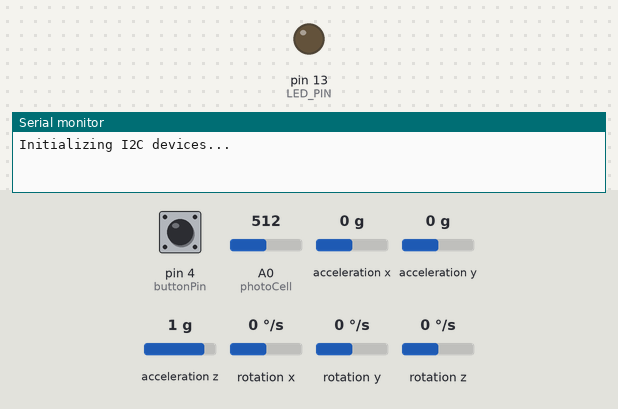
A sketch run on a simulated Arduino Uno, built with avr-gcc and run on an emulated ATmega328P. Shown: output pins drawn as LEDs (lit = HIGH), the last lines printed to the serial monitor. The test bench sets the inputs (shaded band); at power-on: A0 (photoCell) = 512, pin 4 (buttonPin) LOW, acceleration x 0 g, acceleration y 0 g, acceleration z 1 g, rotation x 0 °/s, rotation y 0 °/s, rotation z 0 °/s. The sensor or clock chip raises its interrupt line as the real part does.

Above: at 0.1 s.
At 0.53 s:
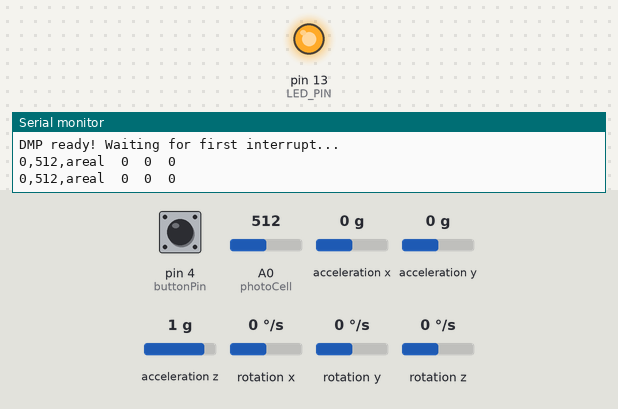
At 4.7 s:
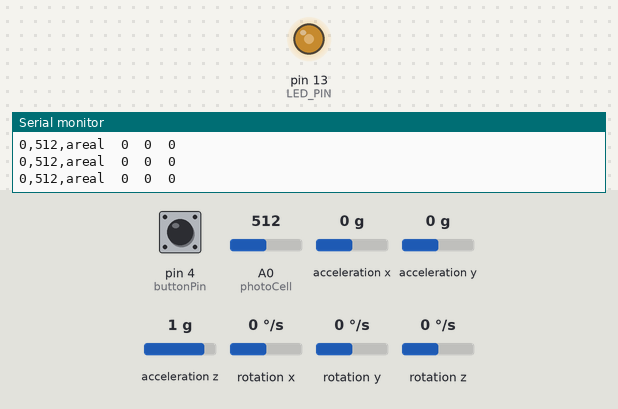
4.8 s: A0 (photoCell) set to 104
7.8 s: A0 (photoCell) set to 93
Timing chart, 0 to 10.8 s (numbered marks = the images above; inputs shaded):
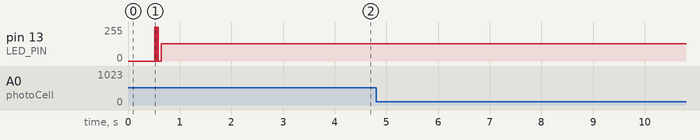

The sketch:

loveLauncher.ino
```cpp
// MPU, Ultrasonic, Trigger

//Trigger

const int buttonPin = 4;     // the number of the pushbutton pin
//const int ledPin =  13;      // the number of the LED pin

// variables will change:
int buttonState = 0;

//Photo cell Sensor
const int photoCell = A0;
int pcVal;


//For inraredPin sensor
//const int infraredPin = 5;
//int infrVal;


// I2Cdev and MPU6050 must be installed as libraries, or else the .cpp/.h files
// for both classes must be in the include path of your project
#include "I2Cdev.h"

#include "MPU6050_6Axis_MotionApps20.h"
//#include "MPU6050.h" // not necessary if using MotionApps include file

// Arduino Wire library is required if I2Cdev I2CDEV_ARDUINO_WIRE implementation
// is used in I2Cdev.h
#if I2CDEV_IMPLEMENTATION == I2CDEV_ARDUINO_WIRE
    #include "Wire.h"
#endif

// class default I2C address is 0x68
// specific I2C addresses may be passed as a parameter here
// AD0 low = 0x68 (default for SparkFun breakout and InvenSense evaluation board)
// AD0 high = 0x69
MPU6050 mpu;
//MPU6050 mpu(0x69); // <-- use for AD0 high


// uncomment "OUTPUT_READABLE_QUATERNION" if you want to see the actual
// quaternion components in a [w, x, y, z] format (not best for parsing
// on a remote host such as Processing or something though)
//#define OUTPUT_READABLE_QUATERNION

// uncomment "OUTPUT_READABLE_EULER" if you want to see Euler angles
// (in degrees) calculated from the quaternions coming from the FIFO.
// Note that Euler angles suffer from gimbal lock (for more info, see
// http://en.wikipedia.org/wiki/Gimbal_lock)
//#define OUTPUT_READABLE_EULER

// uncomment "OUTPUT_READABLE_YAWPITCHROLL" if you want to see the yaw/
// pitch/roll angles (in degrees) calculated from the quaternions coming
// from the FIFO. Note this also requires gravity vector calculations.
// Also note that yaw/pitch/roll angles suffer from gimbal lock (for
// more info, see: http://en.wikipedia.org/wiki/Gimbal_lock)
//#define OUTPUT_READABLE_YAWPITCHROLL

// uncomment "OUTPUT_READABLE_REALACCEL" if you want to see acceleration
// components with gravity removed. This acceleration reference frame is
// not compensated for orientation, so +X is always +X according to the
// sensor, just without the effects of gravity. If you want acceleration
// compensated for orientation, us OUTPUT_READABLE_WORLDACCEL instead.
#define OUTPUT_READABLE_REALACCEL

// uncomment "OUTPUT_READABLE_WORLDACCEL" if you want to see acceleration
// components with gravity removed and adjusted for the world frame of
// reference (yaw is relative to initial orientation, since no magnetometer
// is present in this case). Could be quite handy in some cases.
//#define OUTPUT_READABLE_WORLDACCEL

// uncomment "OUTPUT_TEAPOT" if you want output that matches the
// format used for the InvenSense teapot demo
//#define OUTPUT_TEAPOT


#define INTERRUPT_PIN 7  // use pin 2 on Arduino Uno & most boards  //pin 7on leonardo
#define LED_PIN 13 // (Arduino is 13, Teensy is 11, Teensy++ is 6)
bool blinkState = false;

// MPU control/status vars
bool dmpReady = false;  // set true if DMP init was successful
uint8_t mpuIntStatus;   // holds actual interrupt status byte from MPU
uint8_t devStatus;      // return status after each device operation (0 = success, !0 = error)
uint16_t packetSize;    // expected DMP packet size (default is 42 bytes)
uint16_t fifoCount;     // count of all bytes currently in FIFO
uint8_t fifoBuffer[64]; // FIFO storage buffer

// orientation/motion vars
Quaternion q;           // [w, x, y, z]         quaternion container
VectorInt16 aa;         // [x, y, z]            accel sensor measurements
VectorInt16 aaReal;     // [x, y, z]            gravity-free accel sensor measurements
VectorInt16 aaWorld;    // [x, y, z]            world-frame accel sensor measurements
VectorFloat gravity;    // [x, y, z]            gravity vector
float euler[3];         // [psi, theta, phi]    Euler angle container
float ypr[3];           // [yaw, pitch, roll]   yaw/pitch/roll container and gravity vector

// packet structure for InvenSense teapot demo
uint8_t teapotPacket[14] = { '$', 0x02, 0,0, 0,0, 0,0, 0,0, 0x00, 0x00, '\r', '\n' };


// ================================================================
// ===               INTERRUPT DETECTION ROUTINE                ===
// ================================================================

volatile bool mpuInterrupt = false;     // indicates whether MPU interrupt pin has gone high
void dmpDataReady() {
    mpuInterrupt = true;
}


// ================================================================
// ===                      INITIAL SETUP                       ===
// ================================================================

void setup() {

//uncomment for photo Cell
pinMode(photoCell, INPUT);


// uncomment for Infrared sensor
// pinMode(infraredPin, INPUT);


//Trigger

//  pinMode(ledPin, OUTPUT);
  pinMode(buttonPin, INPUT);


  //mpu-----------------------
    // join I2C bus (I2Cdev library doesn't do this automatically)
    #if I2CDEV_IMPLEMENTATION == I2CDEV_ARDUINO_WIRE
        Wire.begin();
        Wire.setClock(400000); // 400kHz I2C clock. Comment this line if having compilation difficulties
    #elif I2CDEV_IMPLEMENTATION == I2CDEV_BUILTIN_FASTWIRE
        Fastwire::setup(400, true);
    #endif

    // initialize serial communication
    // (115200 chosen because it is required for Teapot Demo output, but it's

    // really up to you depending on your project)
    Serial.begin(115200);
    while (!Serial); // wait for Leonardo enumeration, others continue immediately

    // NOTE: 8MHz or slower host processors, like the Teensy @ 3.3V or Arduino
    // Pro Mini running at 3.3V, cannot handle this baud rate reliably due to
    // the baud timing being too misaligned with processor ticks. You must use
    // 38400 or slower in these cases, or use some kind of external separate
    // crystal solution for the UART timer.

    // initialize device
    Serial.println(F("Initializing I2C devices..."));
    mpu.initialize();
    pinMode(INTERRUPT_PIN, INPUT);

    // verify connection
//    Serial.println(F("Testing device connections..."));
//    Serial.println(mpu.testConnection() ? F("MPU6050 connection successful") : F("MPU6050 connection failed"));

    // wait for ready
//    Serial.println(F("\nSend any character to begin DMP programming and demo: "));
//    while (Serial.available() && Serial.read()); // empty buffer
//    while (!Serial.available());                 // wait for data
//    while (Serial.available() && Serial.read()); // empty buffer again

    // load and configure the DMP
//    Serial.println(F("Initializing DMP..."));
    devStatus = mpu.dmpInitialize();

    // supply your own gyro offsets here, scaled for min sensitivity
    mpu.setXGyroOffset(220);
    mpu.setYGyroOffset(76);
    mpu.setZGyroOffset(-85);
    mpu.setZAccelOffset(1788); // 1688 factory default for my test chip

    // make sure it worked (returns 0 if so)
    if (devStatus == 0) {
        // Calibration Time: generate offsets and calibrate our MPU6050
        mpu.CalibrateAccel(6);
        mpu.CalibrateGyro(6);
        mpu.PrintActiveOffsets();
        // turn on the DMP, now that it's ready
        Serial.println(F("Enabling DMP..."));
        mpu.setDMPEnabled(true);

        // enable Arduino interrupt detection
        Serial.print(F("Enabling interrupt detection (Arduino external interrupt "));
        Serial.print(digitalPinToInterrupt(INTERRUPT_PIN));
        Serial.println(F(")..."));
        attachInterrupt(digitalPinToInterrupt(INTERRUPT_PIN), dmpDataReady, RISING);
        mpuIntStatus = mpu.getIntStatus();

        // set our DMP Ready flag so the main loop() function knows it's okay to use it
        Serial.println(F("DMP ready! Waiting for first interrupt..."));
        dmpReady = true;

        // get expected DMP packet size for later comparison
        packetSize = mpu.dmpGetFIFOPacketSize();
    } else {
        // ERROR!
        // 1 = initial memory load failed
        // 2 = DMP configuration updates failed
        // (if it's going to break, usually the code will be 1)
        Serial.print(F("DMP Initialization failed (code "));
        Serial.print(devStatus);
        Serial.println(F(")"));
    }

    // configure LED for output
    pinMode(LED_PIN, OUTPUT);
}


// ================================================================
// ===                    MAIN PROGRAM LOOP                     ===
// ================================================================

void loop() {

   //button------------
            // read the state of the pushbutton value:
           buttonState = digitalRead(buttonPin);

  // read the infrared Pin-----------------
//         infrVal = digitalRead(infraredPin);

  //read photo cell ---------------
          pcVal = analogRead(photoCell);


           Serial.print(buttonState);
           Serial.print(",");
//           Serial.print(infrVal);
           Serial.print(pcVal);
           Serial.print(",");

//  delay(20);

    // if programming failed, don't try to do anything
    if (!dmpReady) return;

    // wait for MPU interrupt or extra packet(s) available
    while (!mpuInterrupt && fifoCount < packetSize) {
        if (mpuInterrupt && fifoCount < packetSize) {
          // try to get out of the infinite loop
          fifoCount = mpu.getFIFOCount();
        }
        // other program behavior stuff here
        // .
        // .
        // .
        // if you are really paranoid you can frequently test in between other
        // stuff to see if mpuInterrupt is true, and if so, "break;" from the
        // while() loop to immediately process the MPU data
        // .
        // .
        // .


    }

    // reset interrupt flag and get INT_STATUS byte
    mpuInterrupt = false;
    mpuIntStatus = mpu.getIntStatus();

    // get current FIFO count
    fifoCount = mpu.getFIFOCount();
	if(fifoCount < packetSize){
	        //Lets go back and wait for another interrupt. We shouldn't be here, we got an interrupt from another event
			// This is blocking so don't do it   while (fifoCount < packetSize) fifoCount = mpu.getFIFOCount();
	}
    // check for overflow (this should never happen unless our code is too inefficient)
    else if ((mpuIntStatus & _BV(MPU6050_INTERRUPT_FIFO_OFLOW_BIT)) || fifoCount >= 1024) {
        // reset so we can continue cleanly
        mpu.resetFIFO();
      //  fifoCount = mpu.getFIFOCount();  // will be zero after reset no need to ask
        Serial.println(F("FIFO overflow!"));

    // otherwise, check for DMP data ready interrupt (this should happen frequently)
    } else if (mpuIntStatus & _BV(MPU6050_INTERRUPT_DMP_INT_BIT)) {

        // read a packet from FIFO
	while(fifoCount >= packetSize){ // Lets catch up to NOW, someone is using the dreaded delay()!
		mpu.getFIFOBytes(fifoBuffer, packetSize);
		// track FIFO count here in case there is > 1 packet available
		// (this lets us immediately read more without waiting for an interrupt)
		fifoCount -= packetSize;
	}
        #ifdef OUTPUT_READABLE_QUATERNION
            // display quaternion values in easy matrix form: w x y z
            mpu.dmpGetQuaternion(&q, fifoBuffer);
            Serial.print("quat\t");
            Serial.print(q.w);
            Serial.print("\t");
            Serial.print(q.x);
            Serial.print("\t");
            Serial.print(q.y);
            Serial.print("\t");
            Serial.println(q.z);
        #endif

//        #ifdef OUTPUT_READABLE_EULER
//            // display Euler angles in degrees
//            mpu.dmpGetQuaternion(&q, fifoBuffer);
//            mpu.dmpGetEuler(euler, &q);
//            Serial.print("euler\t");
//            Serial.print(euler[0] * 180/M_PI);
//            Serial.print("\t");
//            Serial.print(euler[1] * 180/M_PI);
//            Serial.print("\t");
//            Serial.println(euler[2] * 180/M_PI);
//        #endif


         #ifdef OUTPUT_READABLE_EULER


            // display Euler angles in degrees
            mpu.dmpGetQuaternion(&q, fifoBuffer);
            mpu.dmpGetEuler(euler, &q);
//            Serial.print("euler\t");
            Serial.print(euler[0] * 180/M_PI);
            Serial.print(",");
            Serial.print(euler[1] * 180/M_PI);
            Serial.print(",");
            Serial.println(euler[2] * 180/M_PI);


//            delay(50);
        #endif

        #ifdef OUTPUT_READABLE_YAWPITCHROLL
            // display Euler angles in degrees
            mpu.dmpGetQuaternion(&q, fifoBuffer);
            mpu.dmpGetGravity(&gravity, &q);
            mpu.dmpGetYawPitchRoll(ypr, &q, &gravity);
            Serial.print("ypr\t");
            Serial.print(ypr[0] * 180/M_PI);
            Serial.print("\t");
            Serial.print(ypr[1] * 180/M_PI);
            Serial.print("\t");
            Serial.println(ypr[2] * 180/M_PI);
        #endif

        #ifdef OUTPUT_READABLE_REALACCEL
            // display real acceleration, adjusted to remove gravity
            mpu.dmpGetQuaternion(&q, fifoBuffer);
            mpu.dmpGetAccel(&aa, fifoBuffer);
            mpu.dmpGetGravity(&gravity, &q);
            mpu.dmpGetLinearAccel(&aaReal, &aa, &gravity);
            Serial.print("areal\t");
            Serial.print(aaReal.x);
            Serial.print("\t");
            Serial.print(aaReal.y);
            Serial.print("\t");
            Serial.println(aaReal.z);
        #endif

        #ifdef OUTPUT_READABLE_WORLDACCEL
            // display initial world-frame acceleration, adjusted to remove gravity
            // and rotated based on known orientation from quaternion
            mpu.dmpGetQuaternion(&q, fifoBuffer);
            mpu.dmpGetAccel(&aa, fifoBuffer);
            mpu.dmpGetGravity(&gravity, &q);
            mpu.dmpGetLinearAccel(&aaReal, &aa, &gravity);
            mpu.dmpGetLinearAccelInWorld(&aaWorld, &aaReal, &q);
            Serial.print("aworld\t");
            Serial.print(aaWorld.x);
            Serial.print("\t");
            Serial.print(aaWorld.y);
            Serial.print("\t");
            Serial.println(aaWorld.z);
        #endif

        #ifdef OUTPUT_TEAPOT
            // display quaternion values in InvenSense Teapot demo format:
            teapotPacket[2] = fifoBuffer[0];
            teapotPacket[3] = fifoBuffer[1];
            teapotPacket[4] = fifoBuffer[4];
            teapotPacket[5] = fifoBuffer[5];
            teapotPacket[6] = fifoBuffer[8];
            teapotPacket[7] = fifoBuffer[9];
            teapotPacket[8] = fifoBuffer[12];
            teapotPacket[9] = fifoBuffer[13];
            Serial.write(teapotPacket, 14);
            teapotPacket[11]++; // packetCount, loops at 0xFF on purpose
        #endif

        // blink LED to indicate activity
        blinkState = !blinkState;
        digitalWrite(LED_PIN, blinkState);
    }
}
```
